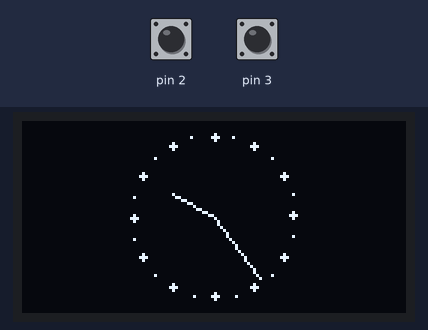
This sketch was run on a simulated Arduino Uno, built with avr-gcc and run on an emulated ATmega328P. Parts: 128×64 one-colour display. Inputs (shaded band) come from the test bench; at power-on: pin 2 HIGH, pin 3 HIGH. The local clock reads 2024-03-15 10:24:30 at power-on unless the sketch sets it; what the sketch prints to the serial monitor is not drawn.

Above: at 1.2 s.
1.3 s: pin 2 pulled LOW for 0.15 s
2.9 s: pin 2 pulled LOW for 3.2 s
7.6 s: pin 3 pulled LOW for 0.15 s
At 9.2 s:
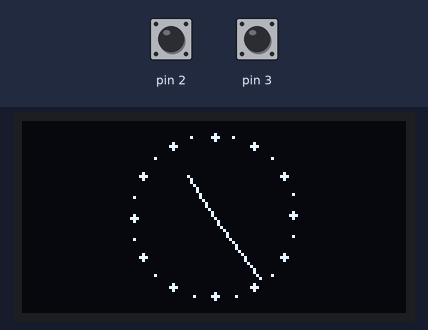
9.5 s: pin 3 pulled LOW for 1 s
At 10.7 s:
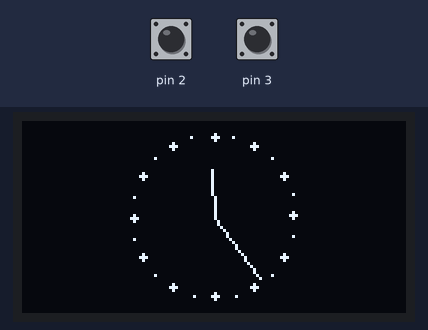
12.0 s: pin 2 pulled LOW for 1 s
14.5 s: pin 3 pulled LOW for 0.15 s
At 30.7 s:
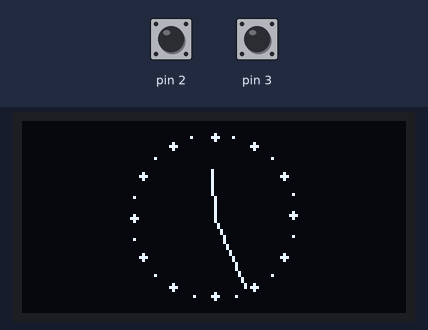
Timing chart, 0 to 31.8 s (numbered marks = the images above; inputs shaded):
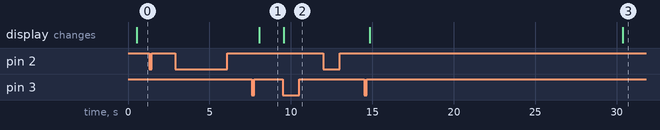

The sketch:

clock_ssd1306_analogico.ino
```cpp
#include <Wire.h>
#include <Adafruit_GFX.h>
#include <Adafruit_SSD1306.h>

#define SCREEN_WIDTH 128 // OLED display width, in pixels
#define SCREEN_HEIGHT 64 // OLED display height, in pixels
#define OLED_RESET     -1 // Reset pin # (or -1 if sharing Arduino reset pin)
#define SCREEN_ADDRESS 0x3C // 3D o 3C
Adafruit_SSD1306 display(SCREEN_WIDTH, SCREEN_HEIGHT, &Wire, OLED_RESET);

// RTCLib - Neiro
#include <RTClib.h>
DS3231 rtc;

// buffer for DateTime.tostr
char buf[20];

int bt1, bt2, pv_bt1, pv_bt2;
unsigned long t1, t2;
int stato = 0;

void setup() {
  Serial.begin(9600);
  Wire.begin();

  // SSD1306_SWITCHCAPVCC = generate display voltage from 3.3V internally
  if(!display.begin(SSD1306_SWITCHCAPVCC, SCREEN_ADDRESS)) {
    Serial.println(F("SSD1306 allocation failed"));
    for(;;); // Don't proceed, loop forever
  }
  display.clearDisplay();

  rtc.begin();
  if (!rtc.isrunning()) {
    Serial.println("RTC is NOT running!");
    rtc.adjust(DateTime(__DATE__, __TIME__));
  }

  pinMode(2, INPUT_PULLUP);
  pinMode(3, INPUT_PULLUP);
}

void loop() {
  if ((millis() - t1) > 500) {
    t1 = millis();
    DateTime now = rtc.now();
    int hh = now.hour();
    int mi = now.minute();

    display.clearDisplay();
    clock(hh, mi);
    display.display();

    Serial.print(hh);
    Serial.print(":");
    Serial.println(mi);
  }

  bt1 = !digitalRead(2);
  bt2 = !digitalRead(3);

  switch(stato){
    case 0:
    runclock();
    break;
    case 1:
    sethours();
    break;
    case 2:
    setminutes();
    break;
  }

  pv_bt1 = bt1;
  pv_bt2 = bt2;
}

void runclock(){
  if (bt1 && !pv_bt1) { //FDS
    t2 = millis();
    Serial.println("bt1...");
  }
  if (!bt1 && pv_bt1) { //FDD
    if ((millis() - t2) > 2000) {
      Serial.println("set");
      stato = 1;
    }
  }
}

void sethours(){
  if (bt1 && !pv_bt1) { //FDS
    t2 = millis();
    Serial.println("bt1->setmin");
    delay(300);
    stato = 2;
  }
  if (bt2 && !pv_bt2) { //FDS
    Serial.println("h+");
    DateTime now = rtc.now();
    int hh = now.hour()+1;
    if (hh >= 24) hh = 0;
    DateTime dt0(now.year(), now.month(), now.day(), hh, now.minute(), now.second());
    rtc.adjust(dt0);
  }
}

void setminutes(){
  if (bt1 && !pv_bt1) { //FDS
    t2 = millis();
    Serial.println("bt1->run");
    delay(300);
    stato = 0;
  }
  if (bt2 && !pv_bt2) { //FDS
    Serial.println("m+");
    DateTime now = rtc.now();
    int mi = now.minute()+1;
    if (mi >= 60) mi = 0;
    DateTime dt0(now.year(), now.month(), now.day(), now.hour(), mi, now.second());
    rtc.adjust(dt0);
  }
}

void clock(int hh, int mm) {
  const float r = (SCREEN_HEIGHT/2) - 5;
  const float rh = (SCREEN_HEIGHT/2) * 0.5;
  const float rm = (SCREEN_HEIGHT/2) * 0.8;

  float a = 0;
  //ore
  a = (6.28/12.0) * (float)hh;
  int xh = SCREEN_WIDTH/2 + rh*sin(a);
  int yh = SCREEN_HEIGHT/2 - rh*cos(a);
  display.drawLine(SCREEN_WIDTH/2, SCREEN_HEIGHT/2, xh, yh, SSD1306_WHITE);
  //min
  a = (6.28/60.0) * (float)mm;
  int xm = SCREEN_WIDTH/2 + rm*sin(a);
  int ym = SCREEN_HEIGHT/2 - rm*cos(a);
  display.drawLine(SCREEN_WIDTH/2, SCREEN_HEIGHT/2, xm, ym, SSD1306_WHITE);
  //corona
  for (int i = 0; i < 360; i = i + 15) {
    a = ((float)i * 3.14) / 180.0;
    int xp = SCREEN_WIDTH/2 + r*sin(a);
    int yp = SCREEN_HEIGHT/2 - r*cos(a);
    if (i%30) {
      display.drawPixel(xp, yp, SSD1306_WHITE);
    } else {
      display.fillCircle(xp, yp, 1, SSD1306_WHITE);
    }
  }
} 
```

Measured:
- after the input at 1.3 s, every drawn part: stays the same
- after the input at 2.9 s, every drawn part: stays the same
- after the input at 7.6 s, the display: changes after 0.46 s (image 1)
- after the input at 9.5 s, the display: changes after 0.06 s (image 2)
- after the input at 12.0 s, every drawn part: stays the same
